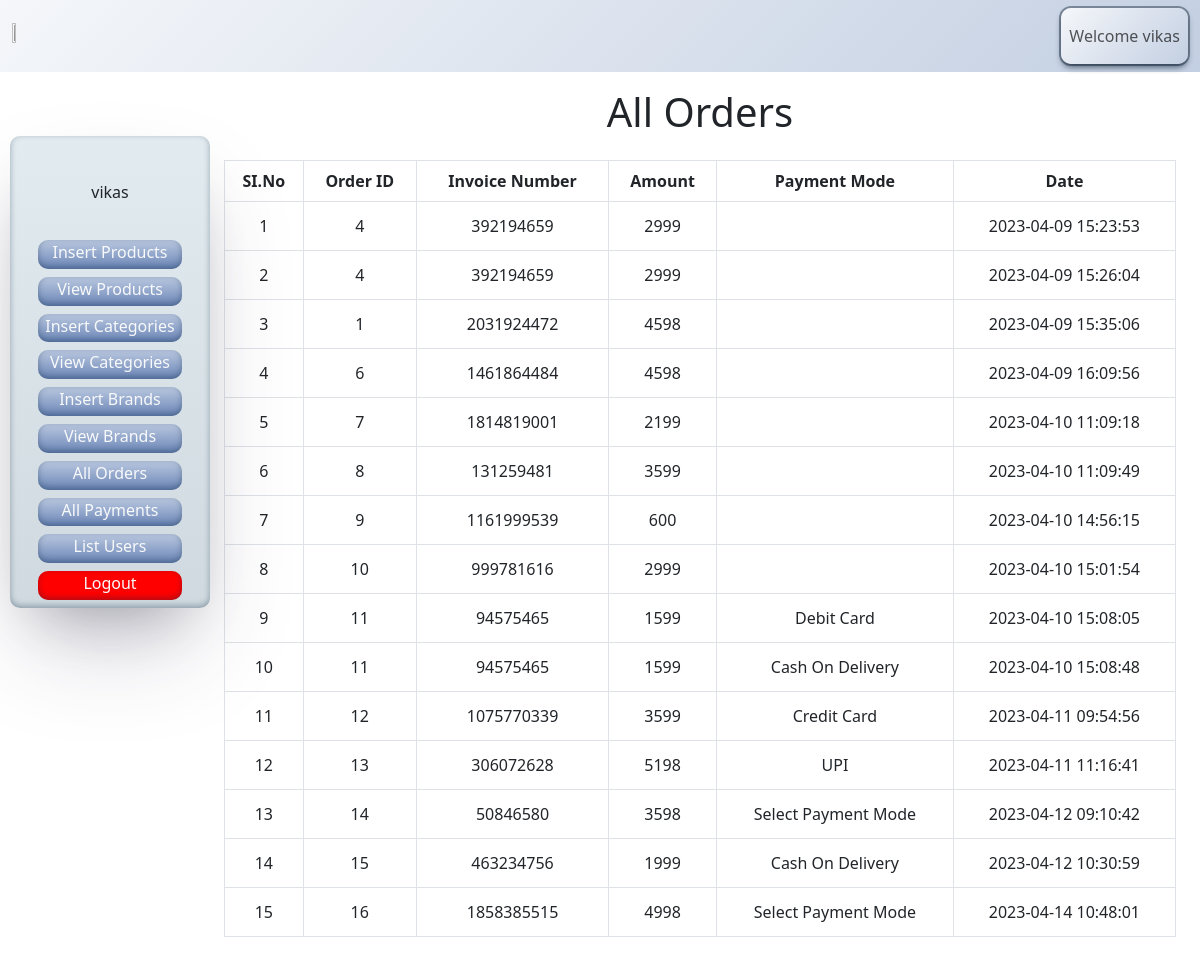
The page /admin_area/index.php?view_payments (signed in) on the database its author committed.
### tables this page shows
CREATE TABLE `user_payments` (
  `payment_id` int(11) NOT NULL,
  `order_id` int(11) NOT NULL,
  `invoice_number` int(11) NOT NULL,
  `amount` int(11) NOT NULL,
  `payment_mode` varchar(255) NOT NULL,
  `date` timestamp NOT NULL DEFAULT current_timestamp() ON UPDATE current_timestamp()
);

### admin_area/view_payments.php (the view, shortened to what this page needs)
<?php
include('../includes/connect.php');
 echo "<h1 class='text-center'>All Orders</h1>
 <table class='table table-bordered text-center my-4'>
        <thead>
                        <tr>
                            <th>SI.No</th>
                            <th>Order ID</th>
                            <th>Invoice Number</th>
                            <th>Amount</th>
                            <th>Payment Mode</th>
                            <th>Date</th>
                        </tr>
                    </thead> ";
$get_payments = "SELECT * from  user_payments";
$result_payments = mysqli_query($con,$get_payments);
$s_no=1;
 while($row=mysqli_fetch_assoc($result_payments))
 {
        echo"
        <tr class='text-capitalize'>
        <td ><div class='my-1'>$s_no</div></td>
        <td><div class='my-1'>{$row['order_id']}</div></td>
        <td><div class='my-1'>{$row['invoice_number']}</div></td>
        <td><div class='my-1'>{$row['amount']}</div></td>
        <td><div class='my-1'>{$row['payment_mode']}</div></td>
        <td><div class='my-1'>{$row['date']}</div></td>
        ";
        $s_no++;
 }
?>

### admin_area/index.php (style rules this page uses)
* { margin: 0; padding: 0; }

### rows shown on the page
user_payments: order "4", invoice_number "392194659", amount "2999", date "2023-04-09 15:23:53"
user_payments: order "4", invoice_number "392194659", amount "2999", date "2023-04-09 15:26:04"
user_payments: order "1", invoice_number "2031924472", amount "4598", date "2023-04-09 15:35:06"
user_payments: order "6", invoice_number "1461864484", amount "4598", date "2023-04-09 16:09:56"
user_payments: order "7", invoice_number "1814819001", amount "2199", date "2023-04-10 11:09:18"
user_payments: order "8", invoice_number "131259481", amount "3599", date "2023-04-10 11:09:49"
user_payments: order "9", invoice_number "1161999539", amount "600", date "2023-04-10 14:56:15"
user_payments: order "10", invoice_number "999781616", amount "2999", date "2023-04-10 15:01:54"
user_payments: order "11", invoice_number "94575465", amount "1599", payment_mode "Debit Card", date "2023-04-10 15:08:05"
user_payments: order "11", invoice_number "94575465", amount "1599", payment_mode "Cash On Delivery", date "2023-04-10 15:08:48"
user_payments: order "12", invoice_number "1075770339", amount "3599", payment_mode "Credit Card", date "2023-04-11 09:54:56"
user_payments: order "13", invoice_number "306072628", amount "5198", payment_mode "UPI", date "2023-04-11 11:16:41"
user_payments: order "14", invoice_number "50846580", amount "3598", payment_mode "Select Payment Mode", date "2023-04-12 09:10:42"
user_payments: order "15", invoice_number "463234756", amount "1999", payment_mode "Cash On Delivery", date "2023-04-12 10:30:59"
user_payments: order "16", invoice_number "1858385515", amount "4998", payment_mode "Select Payment Mode", date "2023-04-14 10:48:01"

### other values the page prints
$admin "vikas"
